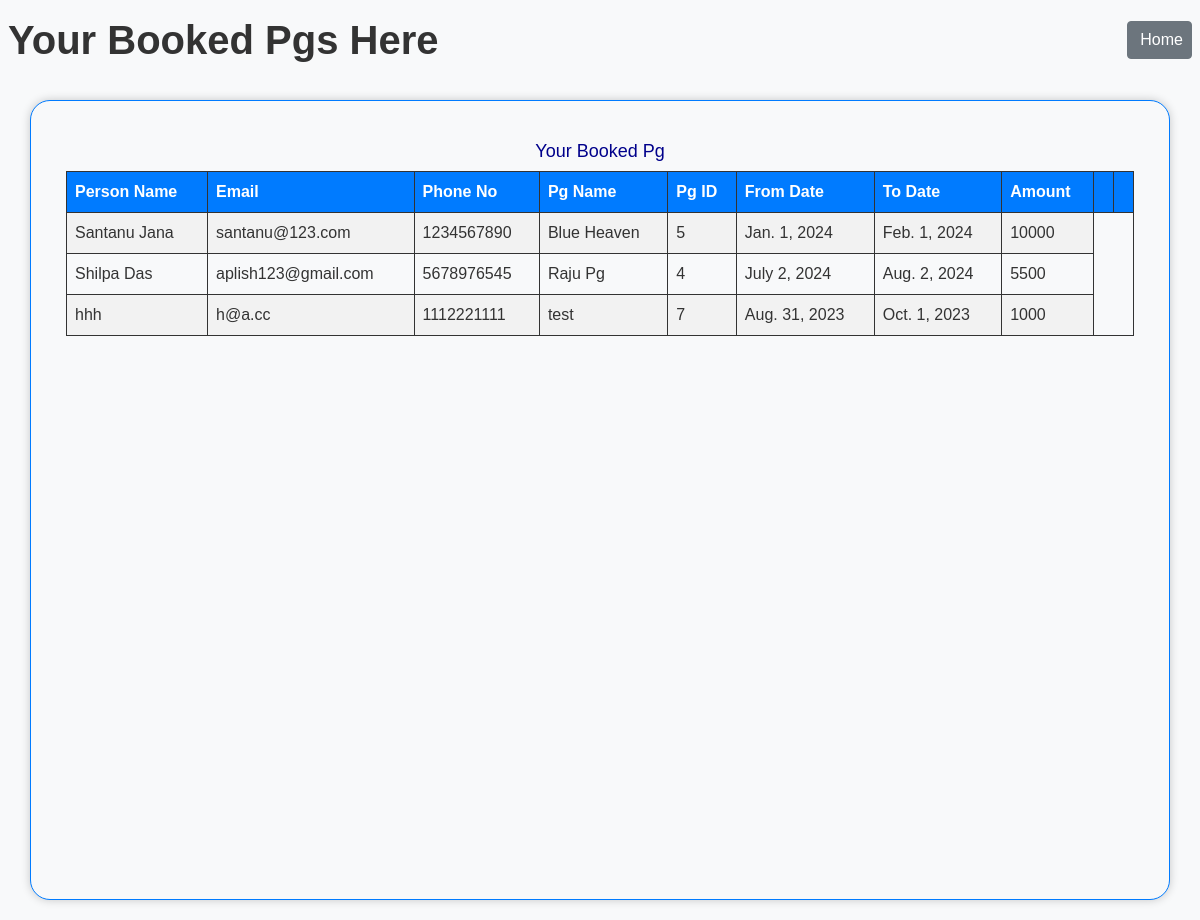
The app's page /pgowner_booking (signed in) with its own data.
### pg/models.py (models this page shows)
class BookDetails(models.Model):
    name = models.CharField(max_length=100)
    email = models.EmailField()
    phone = models.IntegerField()
    from_date = models.DateField()
    to_date = models.DateField()
    total_amount = models.IntegerField(max_length=10)
    pgid = models.IntegerField()
    pgname = models.CharField(max_length=100)
    unic_name=models.CharField(max_length=100)
    order_id=models.CharField(max_length=100)
    paid = models.BooleanField(default=False)
    payment_status=models.CharField(max_length=100,blank=True,null=True)
    owner_uniq_id=models.CharField(max_length=100)
    class Meta:
        db_table = 'BookDetails'

### pg/views.py (the view)
# urls.py: path('pgowner_booking',views.pgowner_booking),
def pgowner_booking(request):
    unique_id = request.session['owner_unique_id']
    new_pg=get_object_or_404(PGLister, unique_id=unique_id)
    pname_to_match = new_pg.full_name.lower()
    c = BookDetails.objects.filter(owner_uniq_id__iexact=pname_to_match)
    return  render(request, 'pg_booked.html',{'a':c})

### pg/context_processors.py (called while the page is built)
def username_context(request):
    user_unique_id = request.session.get('user_unique_id')
    username = get_username(user_unique_id)
    return {'username': username}

def pgownername_context(request):
    owner_unique_id = request.session.get('owner_unique_id')
    ownername = get_pgowner(owner_unique_id)
    return {'ownername': ownername}

### pg/views.py (called while the page is built)
def get_username(unique_id):
    try:
        username = Customer.objects.get(unique_id=unique_id)
        return username
    except Customer.DoesNotExist:
        return "Unknown"

def get_pgowner(unique_id):
    try:
        ownername = PGLister.objects.get(unique_id=unique_id)
        return ownername
    except PGLister.DoesNotExist:
        return "Unknown"

### pg/templates/pg_booked.html (shortened to what this page needs)
<!DOCTYPE html>
<html lang="en">
  <head>
    <link href="https://maxcdn.bootstrapcdn.com/bootstrap/4.5.2/css/bootstrap.min.css" rel="stylesheet" />
  </head>
  <body>
    <div class="d-flex justify-content-between align-items-center" style="text-align: center;">
      <h1 class="mx-2 my-3" style="color: #333;font-weight: bold;">Your Booked Pgs Here</h1>
      <div>
        <a href="home" class="btn btn-secondary  mx-2 pr-2">Home</a>
      </div>
    </div>
    <div class="page-container">
      <h3 class="center" style="color: darkblue;">Your Booked Pg</h3>
      <div class="container">
        <table>
          <tr>
            <th>Person Name</th>
            <th>Email</th>
            <th>Phone No</th>
            <th>Pg Name</th>
            <th>Pg ID</th>
            <th>From Date</th>
            <th>To Date</th>
            <th>Amount</th>
            <th></th>
            <th></th>
          </tr>
          {% for i in a %}
            <tr>
              <td>{{ i.name }}</td>
              <td>{{ i.email }}</td>
              <td>{{ i.phone }}</td>
              <td>{{ i.pgname }}</td>
              <td>{{ i.pgid }}</td>
              <td>{{ i.from_date }}</td>
              <td>{{ i.to_date }}</td>
              <td>{{ i.total_amount }}</td>
            </tr>
          {% endfor %}
        </table>
      </div>
    </div>
  </body>
</html>

### pg/templates/pg_booked.html (style rules this page uses)
body { background-color: #f8f9fa; color: #333; font-family: Arial, sans-serif; margin: 0; padding: 0; }
.page-container { border: 1px solid #007bff; border-radius: 20px; padding: 20px; margin: 20px auto; background-color: #f8f9fa; box-shadow: 0 0 10px rgba(0, 0, 0, 0.2); max-width: 95%; min-height: 100vh; overflow-y: auto; }
h1 { text-align: center; margin-bottom: 20px; color: #007bff; }
h3.center { text-align: center; font-size: 18px; margin-top: 20px; color: #007bff; }
table { width: 100%; }
table, th, td { border: 1px solid #333; border-collapse: collapse; }
th, td { padding: 8px; text-align: left; }
th { background-color: #007bff; color: white; }
tr:nth-child(even) { background-color: #f2f2f2; }

### records on screen
BookDetails: name "Santanu Jana", email "santanu@123.com", phone "1234567890", pgname "Blue Heaven", pgid "5", from_date "Jan. 1, 2024", to_date "Feb. 1, 2024", total_amount "10000"
BookDetails: name "Shilpa Das", email "aplish123@gmail.com", phone "5678976545", pgname "Raju Pg", pgid "4", from_date "July 2, 2024", to_date "Aug. 2, 2024", total_amount "5500"
BookDetails: name "hhh", email "h@a.cc", phone "1112221111", pgname "test", pgid "7", from_date "Aug. 31, 2023", to_date "Oct. 1, 2023", total_amount "1000"
